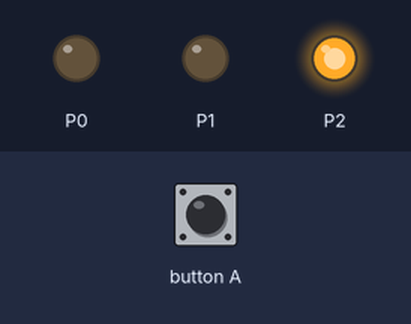
This program was run on a simulated BBC micro:bit (MakeCode). On the bench: output pins drawn as LEDs (lit = HIGH). Dashed ring = blinking. The inputs (shaded band) are chosen by the test bench.

Above: at 1.2 s.
1.3 s: button A pressed for 0.15 s
At 5.1 s:
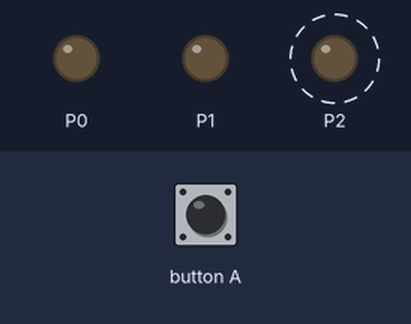
At 13.6 s:
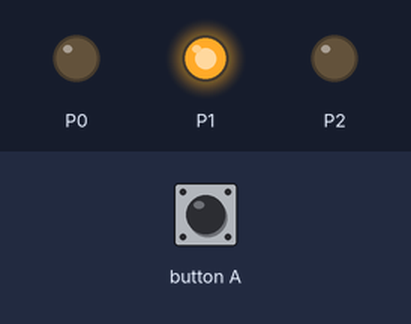
Timing chart, 0 to 15.8 s (numbered marks = the images above; inputs shaded):
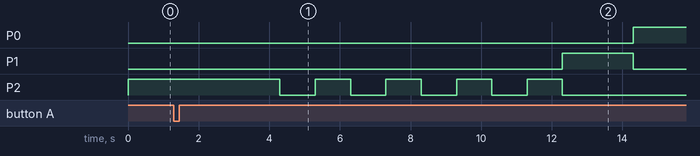

The program:

main.ts
```typescript
basic.forever(function () {
    Kitronik_STOPbit.trafficLightLED(Kitronik_STOPbit.LightColours.Green, Kitronik_STOPbit.DisplayLights.On)
    if (input.buttonIsPressed(Button.A)) {
        basic.pause(3000)
        for (let index = 0; index < 4; index++) {
            Kitronik_STOPbit.trafficLightLED(Kitronik_STOPbit.LightColours.Green, Kitronik_STOPbit.DisplayLights.Off)
            basic.pause(1000)
            Kitronik_STOPbit.trafficLightLED(Kitronik_STOPbit.LightColours.Green, Kitronik_STOPbit.DisplayLights.On)
            basic.pause(1000)
        }
        Kitronik_STOPbit.trafficLightLED(Kitronik_STOPbit.LightColours.Green, Kitronik_STOPbit.DisplayLights.Off)
        Kitronik_STOPbit.trafficLightLED(Kitronik_STOPbit.LightColours.Yellow, Kitronik_STOPbit.DisplayLights.On)
        basic.pause(2000)
        Kitronik_STOPbit.trafficLightLED(Kitronik_STOPbit.LightColours.Yellow, Kitronik_STOPbit.DisplayLights.Off)
        Kitronik_STOPbit.trafficLightLED(Kitronik_STOPbit.LightColours.Red, Kitronik_STOPbit.DisplayLights.On)
        basic.pause(4000)
        Kitronik_STOPbit.trafficLightLED(Kitronik_STOPbit.LightColours.Yellow, Kitronik_STOPbit.DisplayLights.On)
        basic.pause(2000)
        Kitronik_STOPbit.trafficLightLED(Kitronik_STOPbit.LightColours.Red, Kitronik_STOPbit.DisplayLights.Off)
        Kitronik_STOPbit.trafficLightLED(Kitronik_STOPbit.LightColours.Yellow, Kitronik_STOPbit.DisplayLights.Off)
    }
})
```

test.ts
```typescript
// Hier kann man Tests durchführen; diese Datei wird nicht kompiliert, wenn dieses Paket als Erweiterung verwendet wird.
```

Measured:
- after the input at 1.3 s, P0: LOW → HIGH after 13.0 s; P1: LOW → HIGH after 11.0 s, → LOW 2.0 s later; P2: alternates HIGH for 1.0 s and LOW for 1.0 s, 9 changes in all, then stays LOW, starting after 3.0 s
